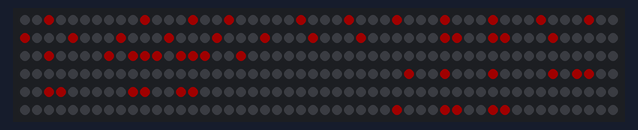
This sketch was run on a simulated ESP32. Parts: 300 RGB LEDs in strip order, left to right, continuing on the next row. Dim RGB values are drawn brighter than linear.

Above: at 0.32 s.
At 2.75 s:
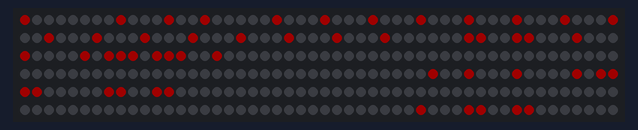

The sketch:

spot_check_display.ino
```cpp
/*-----------------------------------------------------------------------------
  Spot Check Display
  Receives text serially over UART and displays it by scrolling the characters sideways
  on a set of LED strips arranged in a matrix.

  Scrolling logic heavily borrowed and apapted from Allen C. Huffman's Library here:
  https://github.com/allenhuffman/LEDSign
  Simple LED Scrolling Message
  By Allen C. Huffman (alsplace@pobox.com)
  www.subethasoftware.com

  -----------------------------------------------------------------------------*/
#define VERSION "0.1"

#include <Adafruit_NeoPixel.h>
#include "spot_check_display.h"

// TVOut library installed from forked repo that bundles the TVOut and TVoutfonts
// libraries together instead of the messiness double-library that's in the main repo.
// https://github.com/pkendall64/arduino-tvout
// Simply download the zip of the repo and add to you sketch through
// Sketch -> Include Library -> ZIP library
#include <TVout.h>
#include <TVoutfonts/fontALL.h>

#include <SoftwareSerial.h>

// Prints ascii text through the serial port that mirrors LEDs when defined
//#define DEBUG

#define PIN            1            // Data pin for the LED strips

#define LEDSTRIPS      6            // Total count of separate strip rows
#define LEDSPERSTRIP   50           // Number of individual LED groups per strip
#define LEDSPERROW     50           // Unless rows are spiraled, this matches LEDSPERSTRIP
#define LEDS           (LEDSPERSTRIP*LEDSTRIPS)
#define ROWS           (LEDS/LEDSPERROW)

#define LAYOUTSTART    TOPLEFT  // First LED where data comes in [TOPLEFT, TOPRIGHT, BOTTOMLEFT, or BOTTOMRIGHT]
#define LAYOUTMODE     ZIGZAG       // Is the end of a strip connected on the same side of the matrix
// to the next [ZIGZAG], or back at the next strips beginning? [STRAIGHT]

#define SCROLLSPEED    100          // Speed in ms to delay before shifting text
#define LEDBRIGHTNESS  64           // Neopixel param between 0-255 for brightness. Be mindful of power consumption (start low and work up)
#define MAXMSGLEN 80                // Longest message we can display.

#define FONTWIDTH      (pgm_read_byte_near(&font[0])) // Font arrays hold metadata in their first 3 bytes
#define FONTHEIGHT     (pgm_read_byte_near(&font[1]))
#define FONTSTARTCHAR  (pgm_read_byte_near(&font[2]))
#define FONTDATAOFFSET 3                              // First byte in font data that's actual text bytes

#define ESP_BAUD_RATE 9600                  // Rate at which the ESP8266 is serially sending data
#define SERIAL_RX_PIN 6
#define SERIAL_TX_PIN 11
#define SERIAL_JSON_TIMEOUT_MILLIS 1000

const unsigned char *font = font4x6;    // Font data bytes. Most fonts barely or don't at all use their bottom row or two, so you
// might be able to make a 6x8 work with only 6 or 7 rows depnding on your text

// Parameter 3 = pixel type flags, add together as needed:
//   NEO_KHZ800  800 KHz bitstream (most NeoPixel products w/WS2812 LEDs)
//   NEO_KHZ400  400 KHz (classic 'v1' (not v2) FLORA pixels, WS2811 drivers)
//   NEO_GRB     Pixels are wired for GRB bitstream (most NeoPixel products)
//   NEO_RGB     Pixels are wired for RGB bitstream (v1 FLORA pixels, not v2)
Adafruit_NeoPixel strip = Adafruit_NeoPixel(LEDS, PIN, NEO_GRB + NEO_KHZ800);

SoftwareSerial esp_serial(SERIAL_RX_PIN, SERIAL_TX_PIN);

// IMPORTANT: To reduce NeoPixel burnout risk, add 1000 uF capacitor across
// pixel power leads, add 300 - 500 Ohm resistor on first pixel's data input
// and minimize distance between Arduino and first pixel.  Avoid connecting
// on a live circuit...if you must, connect GND first.

// For the Adafruit LPN8806/NeoPixel libraries, three bytes of RAM are
// used for each pixel. Make sure we're not going over our limits
#if (LEDS*3>2000)
#error USING UP OVER 2000 BYTES OF RAM!
#endif

// A debug Serial.print()/Serial.println() macro.
#if defined(DEBUG)
#define DEBUG_PRINT(...)   Serial.print(__VA_ARGS__)
#define DEBUG_PRINTLN(...) Serial.println(__VA_ARGS__)
#else // If not debugging, it will not be included.
#define DEBUG_PRINT(...)
#define DEBUG_PRINTLN(...)
#endif

void display_text(char* message, int message_length) {
  uint8_t fontWidth, fontHeight, fontStartChar;
  uint8_t letter, fontByte, fontBit;
  uint8_t letterOffset;
  uint8_t row, col;
  uint8_t offset;
  char    ch;
  uint8_t layoutStart, layoutMode;
  uint8_t colDir, rowDir;
  uint8_t colOffset, rowOffset;

  layoutStart = LAYOUTSTART;
  layoutMode = LAYOUTMODE;

  // If LED 0 starts at the bottom, we need to invert the rows when we
  // display the message.
  if (layoutStart == TOPLEFT || layoutStart == TOPRIGHT)
  {
    rowDir = DOWN;
  }
  else
  {
    rowDir = UP;
  }

  // If we start from the right side, we will be going backwards.
  if (layoutStart == TOPLEFT || layoutStart == BOTTOMLEFT)
  {
    colDir = RIGHT;
  }
  else
  {
    colDir = LEFT;
  }

  fontWidth = FONTWIDTH;
  fontHeight = FONTHEIGHT;
  fontStartChar = FONTSTARTCHAR;

  // Loop through each letter in the message.
  for (letter = 0; letter < message_length; letter++)
  {
    // Scroll fontWidth pixels for each letter.
    for (offset = 0; offset < fontWidth; offset++)
      // If you comment out the above for loop, and then just set offset
      // to 0, the sign will scroll a character at a time.
      //offset = 0;
    {
      // Loop through each row...
      for (row = 0; row < ROWS && row < fontHeight ; row++)
      {
        letterOffset = 0;
        fontBit = offset;

        // If going down (starting at top), we will use the loop row,
        // else we will calculate a row that goes backwards.
        if (rowDir == DOWN)
        {
          rowOffset = row;
        }
        else
        {
          rowOffset = (fontHeight < ROWS ? fontHeight : ROWS) - 1 - row;
        }

        // Now loop through each pixel in the row (column).
        for (col = 0; col < LEDSPERROW; col++)
        {
          // If going right (starting at left), we will use the loop col,
          // else we will calculate a col that goes backwards.
          if (colDir == RIGHT)
          {
            colOffset = col;
          }
          else
          {
            colOffset = LEDSPERROW - 1 - col; // -1
          }

          // If we run out of letters, replace with a space.
          if (letter + letterOffset >= message_length)
          {
            ch = ' ';
          }
          else // Otherwise, get the actual letter.
          {
            ch = message[letter + letterOffset];
          }

          // Get the appropriate byte from the font data.
          if (bitRead(pgm_read_byte_near(&font[FONTDATAOFFSET +
                                               (ch - fontStartChar)*fontHeight + rowOffset]),
                      //(colDir==RIGHT ? 7-fontBit : 7-(fontWidth-1)+fontBit))==1)
                      //(colDir==LEFT ? 7-fontBit : 7-(fontWidth-1)+fontBit))==1)
                      7 - fontBit) == 1)
          {
            // 1 = set a pixel.
            strip.setPixelColor((row * LEDSPERROW) + colOffset,
                                strip.Color(127, 0, 0));

            DEBUG_PRINT(F("#"));
          }
          else
          {
            // 0 = unset a pixel.
            strip.setPixelColor((row * LEDSPERROW) + colOffset, 0);

            DEBUG_PRINT(F(" "));
          }

          // Move to next bit in the character.
          fontBit++;
          // If we get to the width of the font, move to the next letter.
          if (fontBit >= fontWidth)
          {
            fontBit = 0;
            letterOffset++;
          }
        } // end of for (col=0; col<LEDSPERROW; col++)

        DEBUG_PRINTLN();

        // If the LED strips are zig zagged, at the end of each row we
        // will reverse the direction.
        if (layoutMode == ZIGZAG)
        {
          // Invert direction.
          if (colDir == RIGHT)
          {
            colDir = LEFT;
          }
          else
          {
            colDir = RIGHT;
          }
        } // end of if (layoutMode==ZIGZAG)
      } // end of for (row=0; row<ROWS && row<fontHeight ; row++)
      strip.show();

#if defined(DEBUG)
      for (uint8_t i = 0; i < LEDSPERROW; i++) Serial.print(F("-"));
      Serial.println();
#endif
      delay(SCROLLSPEED);
    }
  }
}

void setup()
{
 // Serial.begin(57600);

 // Serial.print(F("Spot Check Display "));
 // Serial.println(VERSION);
 // DEBUG_PRINTLN(F("DEBUG MODE"));
 // Serial.print(F("Font size    : "));
 // Serial.print(FONTWIDTH);
 // Serial.print(F("x"));
 // Serial.println(FONTHEIGHT);

  strip.begin();
  strip.show();
  delay(200);


#if defined(LEDBRIGHTNESS)
  strip.setBrightness(LEDBRIGHTNESS);
#endif

  esp_serial.begin(ESP_BAUD_RATE);
}

void loop() {
  String received_str = "";
  //  unsigned long timeout_start = 0;
  bool display_received_text = false;

  // Assume we'll have 10 strings max
  String display_strs[10];
  int display_str_index = 0;
  bool building_list = false;
  bool red = true;

 while (1) {
     String str = "hello";

     if (red) {
       red = !red;
       digitalWrite(4, LOW);
       digitalWrite(3, HIGH);
     } else {
       red = !red;
       digitalWrite(4, HIGH);
       digitalWrite(3, LOW);
     }
   display_text(str.c_str(), str.length());
 }

 while (1) {
   if (esp_serial.available()) {
     char c = esp_serial.read();
//      Serial.print(c);

     if (c == '$') {
       // Our string terminator, go ahead and display
       if (building_list) {
         display_strs[display_str_index] = received_str;
         display_str_index++;
       } else {
//          Serial.println("Got a '$' terminated string when not in list-building mode");
       }

       received_str = "";
     } else if (c == '%') {
       // Got a command string, strip the newlines from it
       received_str.trim();
       if (received_str == "START_LIST") {
         display_str_index = 0;
         building_list = true;
       } else if (received_str == "END_LIST") {
         building_list = false;
         display_received_text = true;
       } else {
//          Serial.print("Received unsupported command: ");
//          Serial.println(received_str);
       }

       received_str = "";
     } else {
       received_str += c;
     }
   }

   if (display_received_text) {
     display_received_text = false;
     for (int i = 0; i < display_str_index; i++) {
//        Serial.println(display_strs[i]);
       display_text(display_strs[i].c_str(), display_strs[i].length());
     }

     received_str = "";
   }
 }
}
```

spot_check_display.h
```cpp
#ifndef TIDES_DISPLAY_H
#define TIDES_DISPLAY_H

#define TOPLEFT     0
#define TOPRIGHT    1
#define BOTTOMLEFT  2
#define BOTTOMRIGHT 3

#define STRAIGHT    0
#define ZIGZAG      1

#define DOWN        0
#define UP          1

#define RIGHT       0
#define LEFT        1
#endif
```
